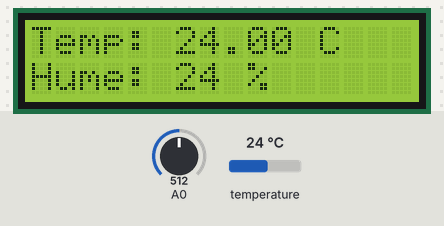
Simulated run of this sketch. Board: Arduino Uno, built with avr-gcc and run on an emulated ATmega328P. On the bench: 16×2 character LCD. The inputs (shaded band) are chosen by the test bench; at power-on: A0 = 512, temperature 24 °C. What the sketch prints to the serial monitor is not drawn.

Above: at 3.7 s.
3.8 s: A0 set to 550
At 6.0 s:
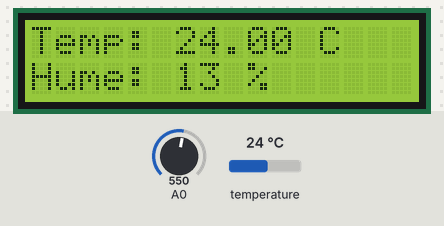
6.6 s: A0 set to 573
At 9.1 s:
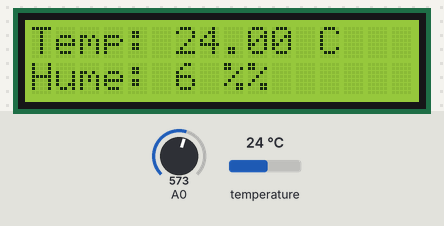
10.2 s: temperature set to 12 °C
At 11.2 s:
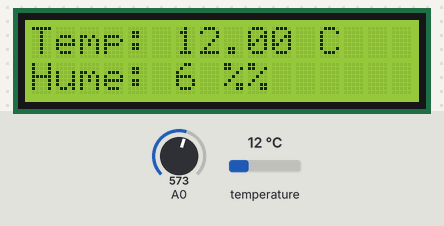
12.6 s: temperature set to 19 °C
At 15.3 s:
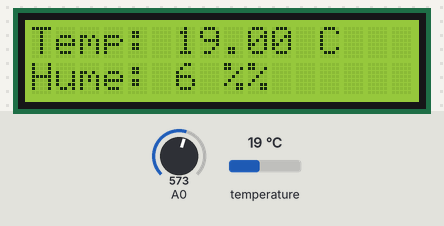
15.6 s: temperature set to 28 °C
At 16.3 s:
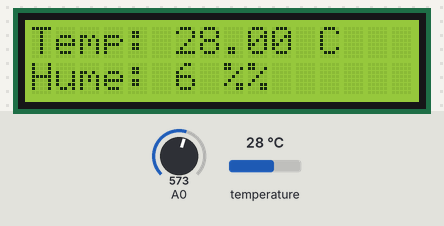
18.0 s: A0 set to 511
At 20.6 s:
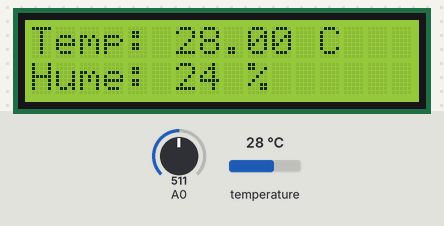
Timing chart, 0 to 21.9 s (numbered marks = the images above; inputs shaded):
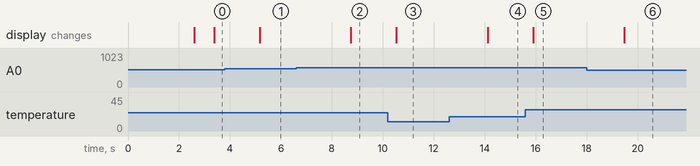

Measured:
- the behaviour switches between 560 and 561 on A0 (found by bisection; images 1 and 2)
- after the input at 3.8 s, the display: changes after 1.4 s (image 1)
- after the input at 6.6 s, the display: changes after 2.2 s (image 2)
- after the input at 10.2 s, the display: changes after 0.34 s (image 3)
- after the input at 12.6 s, the display: changes after 1.5 s (image 4)
- after the input at 15.6 s, the display: changes after 0.30 s (image 5)
- after the input at 18.0 s, the display: changes after 1.5 s (image 6)

The sketch:

Medidor_de_Humedad_y_Temperatura.ino
```cpp
#include <Wire.h>
#include <LiquidCrystal_I2C.h>
#include <math.h>

//para temperatura
#include <OneWire.h>
#include <DallasTemperature.h>
OneWire ourWire1(7);                //Se establece el pin 7  como bus OneWire
DallasTemperature sensorsCORTO(&ourWire1); //Se declara una variable u objeto para nuestro sensor CORTO

//para huemdad
const int Valor_Sensor_Aire = 591; // Valor calculado con el programa de calibración con el sensor al aire
const int Valor_Sensor_Agua = 250; // Valor calculado con el programa de calibración con el sensor sumergido en agua
int valor_sensor = 0; // Variable que almacena el valor de salida del sensor de humedad capacitivo
int porcentaje = 0; // Variable que almacena el porcentaje de humedad relativa del terreno

LiquidCrystal_I2C lcd(0x27, 16, 2);  // Inicia el LCD en la dirección 0x27, con 16 caracteres y 2 líneas

void setup()
{
   Serial.begin(9600); // Comienzo de la comunicación con el monitor serie del IDE de Arduino
   lcd.begin();     // Inicializar el LCD
   lcd.backlight();
   lcd.setCursor(0, 0);  // Ubicamos el cursor en la primera posición(columna:0) de la PRIMER línea(fila:0)
   lcd.print("Linea 1");
   lcd.setCursor(0, 1); // Ubicamos el cursor en la primera posición(columna:0) de la SEGUNDA línea(fila:1)
   lcd.print("Linea 2");
   delay(2500);
   lcd.clear();
   //Se inicia los sensor
   sensorsCORTO.begin();
}

void loop()
{
  //MEDIR HUMEDAD
    valor_sensor = analogRead(0);   // Leemos el valor de la salida del sensor de humedad capacitivo, conectada al pin analógico "A0"
    porcentaje = map(valor_sensor, Valor_Sensor_Agua, Valor_Sensor_Aire, 100, 0);   // Se calcula el porcentaje de humedad relativa teniendo en cuenta los dos límites
    if(porcentaje < 0) porcentaje = 0; // Evita porcentajes negativos en la medida del sensor
    if(porcentaje > 100) porcentaje = 100; // Evita porcentajes negativos en la medida del sensor
   // Se presenta el porcentaje a través del monitor serie
    Serial.print("HUMEDAD: ");
    Serial.print(valor_sensor);
    Serial.print(" , ");
    Serial.print(porcentaje);
    Serial.println("% HR");

  //MEDIR TEMPERATURA Sensor de Temperatura contra agua NTC 10K
   sensorsCORTO.requestTemperatures();  //Se envía el comando para leer la temperatura
   float Temperatura= sensorsCORTO.getTempCByIndex(0); //Se obtiene la temperatura en ºC
   Serial.print("TEMPERATURA: ");
   Serial.print(Temperatura); //temperatura
   Serial.println(" C");

  //MOSTRAR EN DISPLAY LCD
   //temperatura
   lcd.setCursor(0, 0);  // Ubicamos el cursor en la primera posición(columna:0) de la PRIMER línea(fila:0)
   lcd.print("Temp: ");
   lcd.print(Temperatura,2); //1 decimal
   lcd.print(" C");
   //humedad
   lcd.setCursor(0, 1); // Ubicamos el cursor en la primera posición(columna:0) de la SEGUNDA línea(fila:1)
   lcd.print("Hume: ");
   lcd.print(porcentaje,1); //1 decimal
   lcd.print(" %");
   delay(1000);
}
```
